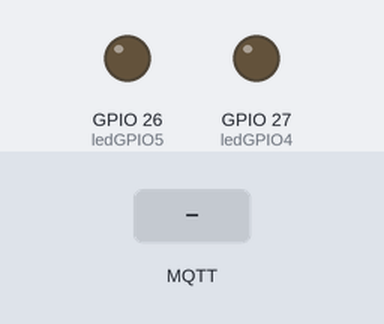
Bench run of a sketch on a simulated ESP32. Shown: output pins drawn as LEDs (lit = HIGH). The test bench sets the inputs (shaded band). WiFi joins after 1.5 s; servers stay silent unless stated; no MQTT or app messages arrive unless stated; what the sketch prints to the serial monitor is not drawn.

Above: at 2.7 s.
2.8 s: MQTT message "1" arrives on the first subscribed topic
At 4.0 s:
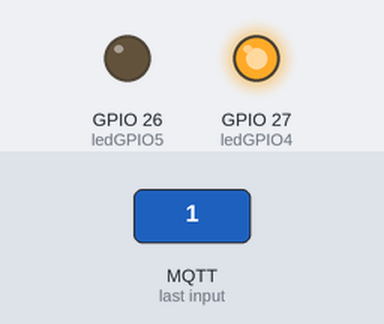
4.3 s: MQTT message "1" arrives on the second subscribed topic
At 5.1 s:
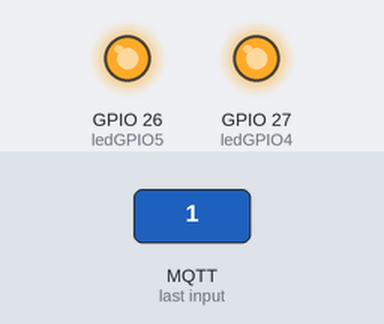
5.8 s: MQTT message "0" arrives on the first subscribed topic
At 6.3 s:
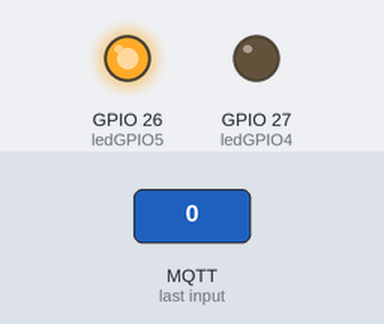
7.3 s: MQTT message "0" arrives on the second subscribed topic
At 8.6 s:
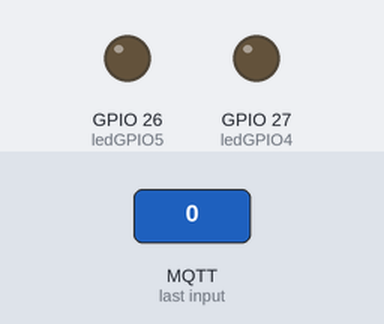
Timing chart, 0 to 9.8 s (numbered marks = the images above; inputs shaded):
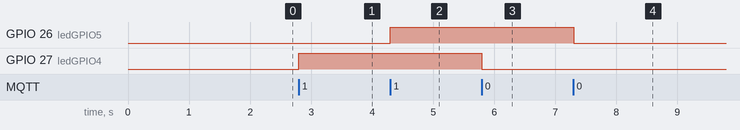

The sketch:

espmqtt.ino
```cpp
/*****

 All the resources for this project:
 https://randomnerdtutorials.com/

*****/

// Loading the ESP8266WiFi library and the PubSubClient library
#include <WiFi.h>
#include <PubSubClient.h>

// Change the credentials below, so your ESP8266 connects to your router
const char* ssid = "RAVI";
const char* password = "12345678";

// Change the variable to your Raspberry Pi IP address, so it connects to your MQTT broker
const char* mqtt_server = "192.168.137.180";

// Initializes the espClient
WiFiClient espClient;
PubSubClient client(espClient);

// Connect an LED to each GPIO of your ESP8266
const int ledGPIO5 = 26;
const int ledGPIO4 = 27;

// Don't change the function below. This functions connects your ESP8266 to your router
void setup_wifi() {
  delay(10);
  // We start by connecting to a WiFi network
  Serial.println();
  Serial.print("Connecting to ");
  Serial.println(ssid);
  WiFi.begin(ssid, password);
  while (WiFi.status() != WL_CONNECTED) {
    delay(500);
    Serial.print(".");
  }
  Serial.println("");
  Serial.print("WiFi connected - ESP IP address: ");
  Serial.println(WiFi.localIP());
}

// This functions is executed when some device publishes a message to a topic that your ESP8266 is subscribed to
// Change the function below to add logic to your program, so when a device publishes a message to a topic that
// your ESP8266 is subscribed you can actually do something
void callback(String topic, byte* message, unsigned int length) {
  Serial.print("Message arrived on topic: ");
  Serial.print(topic);
  Serial.print(". Message: ");
  String messageTemp;

  for (int i = 0; i < length; i++) {
    Serial.print((char)message[i]);
    messageTemp += (char)message[i];
  }
  Serial.println();

  // Feel free to add more if statements to control more GPIOs with MQTT

  // If a message is received on the topic home/office/esp1/gpio2, you check if the message is either 1 or 0. Turns the ESP GPIO according to the message
  if(topic=="esp8266/4"){
      Serial.print("Changing GPIO 4 to ");
      if(messageTemp == "1"){
        digitalWrite(ledGPIO4, HIGH);
        Serial.print("On");
      }
      else if(messageTemp == "0"){
        digitalWrite(ledGPIO4, LOW);
        Serial.print("Off");
      }
  }
  if(topic=="esp8266/5"){
      Serial.print("Changing GPIO 5 to ");
      if(messageTemp == "1"){
        digitalWrite(ledGPIO5, HIGH);
        Serial.print("On");
      }
      else if(messageTemp == "0"){
        digitalWrite(ledGPIO5, LOW);
        Serial.print("Off");
      }
  }
  Serial.println();
}

// This functions reconnects your ESP8266 to your MQTT broker
// Change the function below if you want to subscribe to more topics with your ESP8266
void reconnect() {
  // Loop until we're reconnected
  while (!client.connected()) {
    Serial.print("Attempting MQTT connection...");
    // Attempt to connect
     /*
     YOU  NEED TO CHANGE THIS NEXT LINE, IF YOU'RE HAVING PROBLEMS WITH MQTT MULTIPLE CONNECTIONS
     To change the ESP device ID, you will have to give a unique name to the ESP8266.
     Here's how it looks like now:
       if (client.connect("ESP8266Client")) {
     If you want more devices connected to the MQTT broker, you can do it like this:
       if (client.connect("ESPOffice")) {
     Then, for the other ESP:
       if (client.connect("ESPGarage")) {
      That should solve your MQTT multiple connections problem

     THE SECTION IN loop() function should match your device name
    */
    if (client.connect("ESP8266Client")) {
      Serial.println("connected");
      // Subscribe or resubscribe to a topic
      // You can subscribe to more topics (to control more LEDs in this example)
      client.subscribe("esp8266/4");
      client.subscribe("esp8266/5");
    } else {
      Serial.print("failed, rc=");
      Serial.print(client.state());
      Serial.println(" try again in 5 seconds");
      // Wait 5 seconds before retrying
      delay(5000);
    }
  }
}

// The setup function sets your ESP GPIOs to Outputs, starts the serial communication at a baud rate of 115200
// Sets your mqtt broker and sets the callback function
// The callback function is what receives messages and actually controls the LEDs
void setup() {
  pinMode(ledGPIO4, OUTPUT);
  pinMode(ledGPIO5, OUTPUT);

  Serial.begin(115200);
  setup_wifi();
  client.setServer(mqtt_server, 1883);
  client.setCallback(callback);
}

// For this project, you don't need to change anything in the loop function.
// Basically it ensures that you ESP is connected to your broker
void loop() {
  if (!client.connected()) {
    reconnect();
  }
  if(!client.loop())
     /*
     YOU  NEED TO CHANGE THIS NEXT LINE, IF YOU'RE HAVING PROBLEMS WITH MQTT MULTIPLE CONNECTIONS
     To change the ESP device ID, you will have to give a unique name to the ESP8266.
     Here's how it looks like now:
       client.connect("ESP8266Client");
     If you want more devices connected to the MQTT broker, you can do it like this:
       client.connect("ESPOffice");
     Then, for the other ESP:
       client.connect("ESPGarage");
      That should solve your MQTT multiple connections problem

     THE SECTION IN recionnect() function should match your device name
    */
    client.connect("ESP8266Client");
}
```

Measured:
- after the input at 2.8 s, GPIO 27 (ledGPIO4): LOW → HIGH at once
- after the input at 4.3 s, GPIO 26 (ledGPIO5): LOW → HIGH at once
- after the input at 5.8 s, GPIO 27 (ledGPIO4): HIGH → LOW at once
- after the input at 7.3 s, GPIO 26 (ledGPIO5): HIGH → LOW at once
